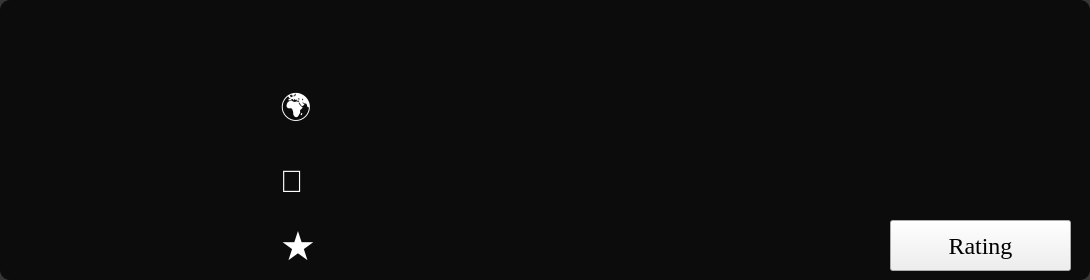
                <widget class="QFrame" name="frameResult1">
                 <property name="styleSheet">
                  <string notr="true">QFrame {
    background-color: rgba(0, 0, 0, 200);
    border-radius: 10px;
}

QFrame:hover {
    background-color: rgba(0,0,0,100);
}
</string>
                 </property>
                 <property name="frameShape">
                  <enum>QFrame::StyledPanel</enum>
                 </property>
                 <property name="frameShadow">
                  <enum>QFrame::Raised</enum>
                 </property>
                 <widget class="QLabel" name="labelRate1">
                  <property name="geometry">
                   <rect>
                    <x>330</x>
                    <y>220</y>
                    <width>211</width>
                    <height>51</height>
                   </rect>
                  </property>
                  <property name="font">
                   <font>
                    <family>Georgia</family>
                    <pointsize>14</pointsize>
                    <weight>9</weight>
                    <italic>false</italic>
                    <bold>false</bold>
                   </font>
                  </property>
                  <property name="styleSheet">
                   <string notr="true">background-color: transparent;
font: 75 14pt &quot;Georgia&quot;;
COLOR: rgb(255, 255, 255);</string>
                  </property>
                  <property name="text">
                   <string/>
                  </property>
                 </widget>
                 <widget class="QLabel" name="labelFigure1">
                  <property name="geometry">
                   <rect>
                    <x>10</x>
                    <y>15</y>
                    <width>250</width>
                    <height>251</height>
                   </rect>
                  </property>
                  <property name="font">
                   <font>
                    <family>Sitka Text</family>
                    <pointsize>10</pointsize>
                   </font>
                  </property>
                  <property name="styleSheet">
                   <string notr="true">background-color: transparent;
border-radius: 10px;</string>
                  </property>
                  <property name="text">
                   <string/>
                  </property>
                 </widget>
                 <widget class="QLabel" name="labelLocation1">
                  <property name="geometry">
                   <rect>
                    <x>330</x>
                    <y>80</y>
                    <width>751</width>
                    <height>51</height>
                   </rect>
                  </property>
                  <property name="font">
                   <font>
                    <family>Georgia</family>
                    <pointsize>14</pointsize>
                    <weight>9</weight>
                    <italic>false</italic>
                    <bold>false</bold>
                   </font>
                  </property>
                  <property name="styleSheet">
                   <string notr="true">background-color: transparent;
font: 75 14pt &quot;Georgia&quot;;
COLOR: rgb(255, 255, 255);</string>
                  </property>
                  <property name="text">
                   <string/>
                  </property>
                 </widget>
                 <widget class="QLabel" name="labelCategories1">
                  <property name="geometry">
                   <rect>
                    <x>330</x>
                    <y>150</y>
                    <width>751</width>
                    <height>51</height>
                   </rect>
                  </property>
                  <property name="font">
                   <font>
                    <family>Georgia</family>
                    <pointsize>14</pointsize>
                    <weight>9</weight>
                    <italic>false</italic>
                    <bold>false</bold>
                   </font>
                  </property>
                  <property name="styleSheet">
                   <string notr="true">background-color: transparent;
font: 75 14pt &quot;Georgia&quot;;
COLOR: rgb(255, 255, 255);</string>
                  </property>
                  <property name="text">
                   <string/>
                  </property>
                 </widget>
                 <widget class="QLabel" name="labelRateIcon1">
                  <property name="geometry">
                   <rect>
                    <x>280</x>
                    <y>225</y>
                    <width>41</width>
                    <height>41</height>
                   </rect>
                  </property>
                  <property name="font">
                   <font>
                    <family>MS Shell Dlg 2</family>
                    <pointsize>30</pointsize>
                    <weight>50</weight>
                    <italic>false</italic>
                    <bold>false</bold>
                   </font>
                  </property>
                  <property name="styleSheet">
                   <string notr="true">font: 30pt &quot;MS Shell Dlg 2&quot;;
COLOR:rgb(255, 255, 255); background-color: transparent</string>
                  </property>
                  <property name="text">
                   <string>★</string>
                  </property>
                  <property name="scaledContents">
                   <bool>true</bool>
                  </property>
                 </widget>
                 <widget class="QLabel" name="labelMessage1">
                  <property name="geometry">
                   <rect>
                    <x>280</x>
                    <y>160</y>
                    <width>41</width>
                    <height>41</height>
                   </rect>
                  </property>
                  <property name="font">
                   <font>
                    <family>Arial</family>
                    <pointsize>23</pointsize>
                   </font>
                  </property>
                  <property name="styleSheet">
                   <string notr="true">background-color: transparent;
COLOR: rgb(255, 255, 255)</string>
                  </property>
                  <property name="text">
                   <string>💬</string>
                  </property>
                  <property name="scaledContents">
                   <bool>true</bool>
                  </property>
                 </widget>
                 <widget class="QLabel" name="labelLocationIcon1">
                  <property name="geometry">
                   <rect>
                    <x>280</x>
                    <y>90</y>
                    <width>41</width>
                    <height>41</height>
                   </rect>
                  </property>
                  <property name="font">
                   <font>
                    <family>Arial</family>
                    <pointsize>23</pointsize>
                   </font>
                  </property>
                  <property name="styleSheet">
                   <string notr="true">background-color: transparent;
COLOR: rgb(255, 255, 255);</string>
                  </property>
                  <property name="text">
                   <string>🌍</string>
                  </property>
                  <property name="scaledContents">
                   <bool>true</bool>
                  </property>
                 </widget>
                 <widget class="QLabel" name="labelName1">
                  <property name="geometry">
                   <rect>
                    <x>330</x>
                    <y>10</y>
                    <width>751</width>
                    <height>61</height>
                   </rect>
                  </property>
                  <property name="font">
                   <font>
                    <family>Georgia</family>
                    <pointsize>18</pointsize>
                    <weight>9</weight>
                    <italic>false</italic>
                    <bold>false</bold>
                   </font>
                  </property>
                  <property name="styleSheet">
                   <string notr="true">background-color: transparent;
font: 75 18pt &quot;Georgia&quot;;
COLOR: rgb(255, 255, 255);</string>
                  </property>
                  <property name="text">
                   <string/>
                  </property>
                 </widget>
                 <widget class="QPushButton" name="pushButtonRating1">
                  <property name="geometry">
                   <rect>
                    <x>890</x>
                    <y>220</y>
                    <width>181</width>
                    <height>51</height>
                   </rect>
                  </property>
                  <property name="font">
                   <font>
                    <family>Georgia</family>
                    <pointsize>18</pointsize>
                    <weight>9</weight>
                    <italic>false</italic>
                    <bold>false</bold>
                   </font>
                  </property>
                  <property name="styleSheet">
                   <string notr="true">
QPushButton {
    background-color: rgb(255, 255, 255);
    border-radius: 10px;
    padding: 5px;
	font: 75 18pt &quot;Georgia&quot;;
}

QPushButton:hover{
    background-color: rgba(231, 230, 230, 252); 
    color: black;
};

</string>
                  </property>
                  <property name="text">
                   <string>Rating</string>
                  </property>
                 </widget>
                </widget>
